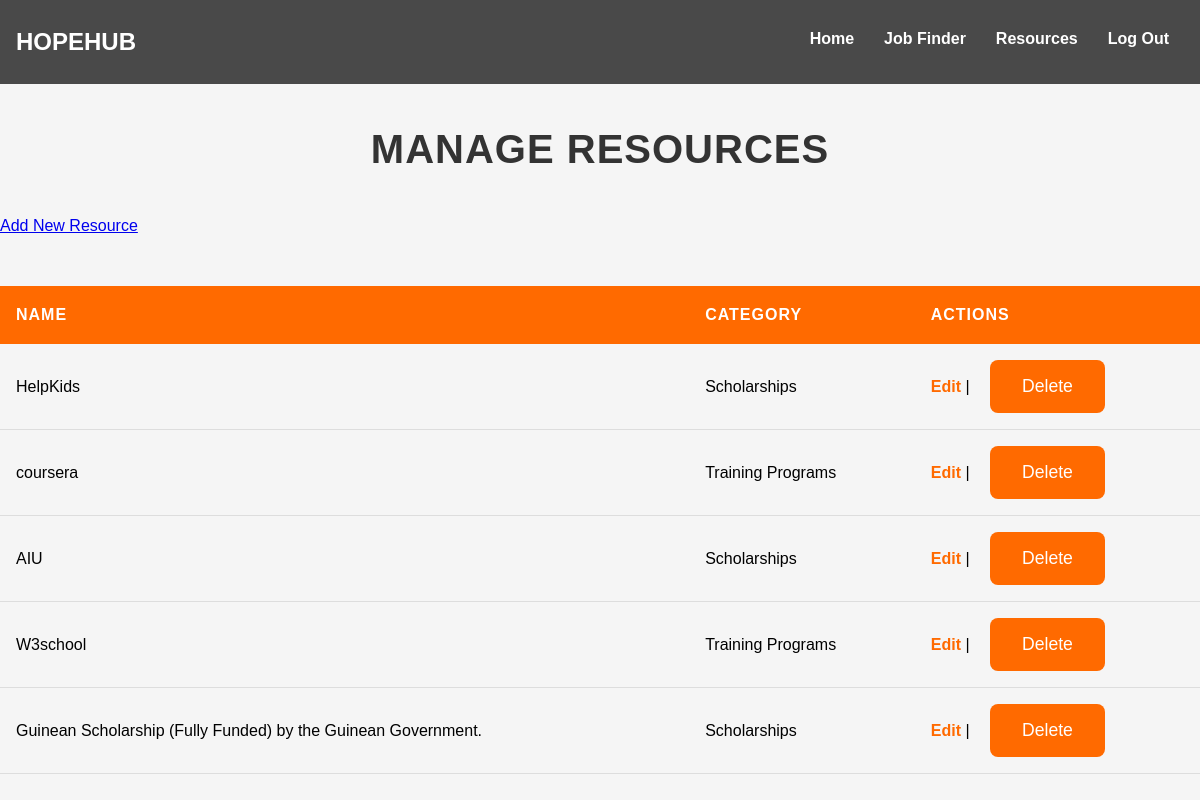
The page /admin/resources on the database as committed earlier.
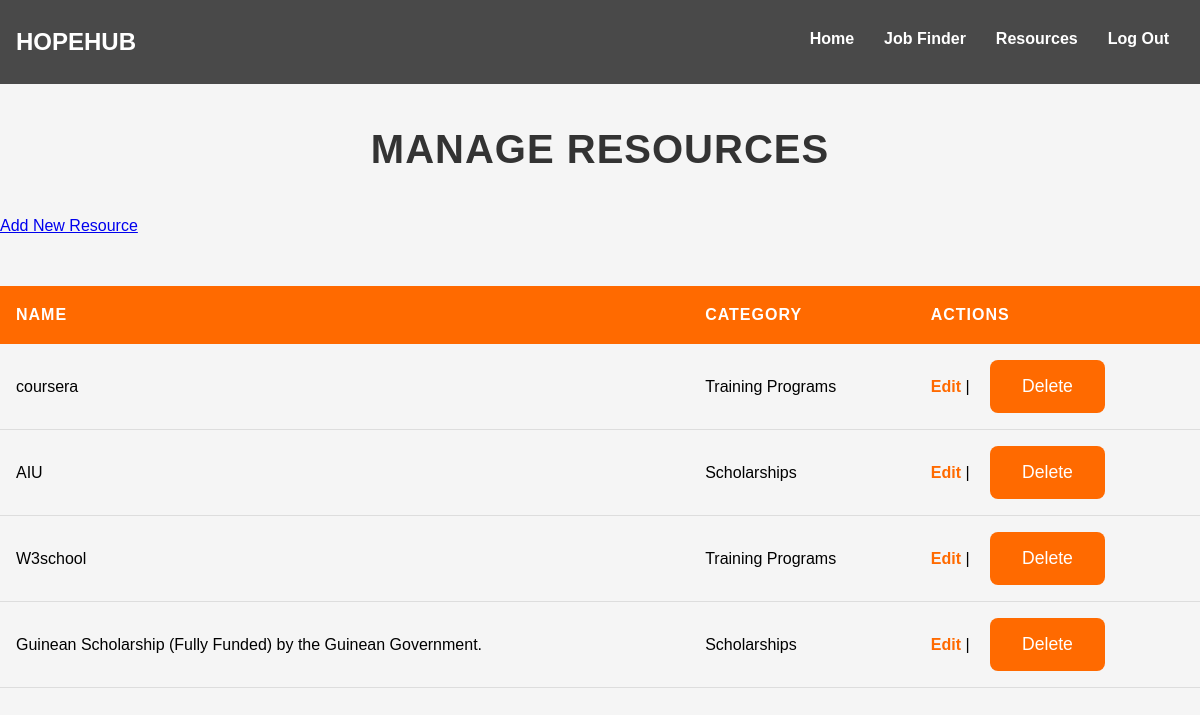
The same page on the database as committed later.
### app.py (models this page shows, shortened)
class Resource(db.Model):
    id = db.Column(db.Integer, primary_key=True)
    name = db.Column(db.String(150), nullable=False)
    description = db.Column(db.String(500), nullable=False)
    link = db.Column(db.String(300), nullable=True)
    category = db.Column(db.String(100), nullable=False)

### app.py (the view)
@app.route('/admin/resources')
def manage_resources():
    resources = Resource.query.all()
    return render_template('manage_resources.html', resources=resources)

### app.py (called while the page is built)
@app.before_request
def load_logged_in_user():
    if 'user_id' in session:
        g.user = User.query.get(session['user_id'])
    else:
        g.user = None

### templates/manage_resources.html (shortened to what this page needs)
{% extends 'base.html' %}
{% block body %}
<h2>Manage Resources</h2>
<a href="{{ url_for('add_resource') }}">Add New Resource</a>
<table>
    <thead>
        <tr>
            <th>Name</th>
            <th>Category</th>
            <th>Actions</th>
        </tr>
    </thead>
    <tbody>
        {% for resource in resources %}
        <tr>
            <td>{{ resource.name }}</td>
            <td>{{ resource.category }}</td>
            <td>
                <a href="{{ url_for('edit_resource', resource_id=resource.id) }}">Edit</a> |
                <form action="{{ url_for('delete_resource', resource_id=resource.id) }}" method="POST" style="display:inline;">
                    <button type="submit" onclick="return confirm('Are you sure?');">Delete</button>
                </form>
            </td>
        </tr>
        {% endfor %}
    </tbody>
</table>
{% endblock %}

### templates/base.html (shortened to what this page needs)
<!DOCTYPE html>
<html lang="en">
<head>
    <link rel="stylesheet" href="{{ url_for('static', filename='css/styles.css') }}">
</head>
<body>
        <header>
            <nav>
                <div class="logo">
                    <h1>HopeHub</h1>
                </div>
                <ul class="nav-links">
                    <li><a href="{{ url_for('dashboard') }}">Home</a></li>
                    <li><a href="{{ url_for('job_finder') }}">Job Finder</a></li>
                    <li><a href="{{ url_for('resources') }}">Resources</a></li>
                    <li><a href="{{ url_for('login') }}">Log Out</a></li>
                </ul>
            </nav>
        </header>
    {% block body %}
    {% endblock %}
</body>
</html>

### static/css/styles.css (style rules this page uses)
body { margin: 0; font-family: Arial, sans-serif; line-height: 1.6; }
header { background: #0077b6; color: white; padding: 1rem 0; }
header .logo h1 { margin: 0; padding: 0; text-align: center; }
header .nav-links { list-style: none; padding: 0; text-align: center; margin-top: 10px; }
header .nav-links li { display: inline; margin: 0 15px; }
header .nav-links a { color: white; text-decoration: none; font-weight: bold; }

### templates/base.html (style rules this page uses)
header { background: rgba(0, 0, 0, 0.7); color: white; padding: 1rem 0; position: sticky; top: 0; z-index: 1000; }
nav { display: flex; justify-content: space-between; align-items: center; max-width: 1200px; margin: 0 auto; padding: 0 1rem; }
.logo h1 { font-size: 1.5rem; font-weight: bold; text-transform: uppercase; }
.nav-links { list-style: none; display: flex; }
.nav-links li { margin: 0 1rem; }
.nav-links a { color: white; text-decoration: none; font-weight: bold; transition: color 0.3s ease; }

### templates/manage_resources.html (style rules this page uses)
body { font-family: 'Arial', sans-serif; background-color: #f5f5f5; margin: 0; padding: 0; }
h2 { font-size: 2.5rem; margin-bottom: 2rem; text-align: center; color: #333; font-weight: bold; letter-spacing: 1px; text-transform: uppercase; animation: slideIn 0.7s ease-out; }
table { width: 100%; margin-top: 3rem; border-collapse: collapse; text-align: left; }
table th { padding: 1rem; background-color: #ff6a00; color: white; text-transform: uppercase; letter-spacing: 1px; font-size: 1rem; font-weight: 600; }
table td { padding: 1rem; border-bottom: 1px solid #ddd; }
table td a { color: #ff6a00; font-weight: bold; text-decoration: none; transition: color 0.3s ease; }
button { padding: 1rem 2rem; background-color: #ff6a00; border: none; border-radius: 8px; color: white; font-size: 1.1rem; cursor: pointer; transition: background-color 0.3s ease, transform 0.2s ease; margin-left: 1rem; }

Rows that differ between the two databases and show on the page:
removed Resource: name "HelpKids", category "Scholarships"
